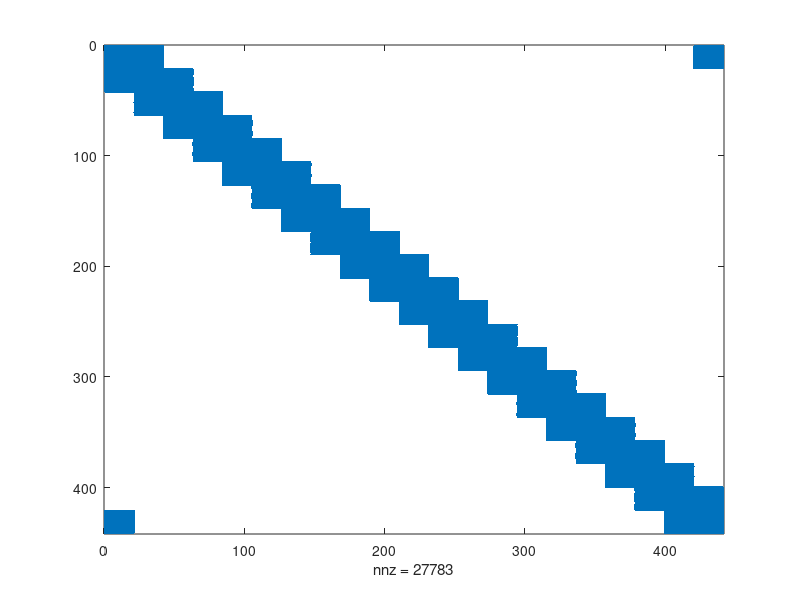

Recreate this plot in MATLAB. (Note: this script raises an error after producing the figure.)
% kPDTSP (k-vehicle, k-depot)
clear all;close all;clc

k = 1;
n = 10;             % number of custumers(n) this needs to be divisible by the number k
q = 5;              % capacity    
rng('shuffle');     % random seed: shuffle
alph = 0.6;
beta = 1.1;
% generate random vehicle, customer pickup and delivery locations from [0,1]x[0,1]
% vehicle node: 1
% pick-up nodes: 2,...,n+1
% delivery nodes: n+2,...,2n+1
vert = rand(2*n+k,2);
% load('matlab.mat');
v = size(vert,1);        % number of vertices |V| = 2n + 1

% cost matrix (c)
c = zeros(v,v);
for i = 1:size(c,1)
    for j = 1:size(c,2)
        c(i,j) = norm(vert(i,:)-vert(j,:));
    end
end
% c = c + eye(v); % add identity to prevent zeros from appearing in the diagonal

% make c PSD...
for i = 1:size(c,1)
    sum_c(i) = 0;
    for j = 1:size(c,2)
        sum_c(i) = sum_c(i) + abs(c(i,j));
    end
    c(i,i) = c(i,i) + beta * sum_c(i);
    cM(i) = c(i,i);
end
all(eig(c)>=0)  % check if c is PSD
% adjacency matrix for a default tour: 1->2->3->..->2n->2n+1
A0 = eye(2*n+k);
A0 = [A0(k+1:2*n+k,:);A0(1:k,:)] + alph*eye(v); % added identity to prevent zeros from appearing in the diagonal

% d(i) = +1 (pickup), -1 (deliver)
d = [zeros(k,1);ones(n,1);-ones(n,1)];

Q = zeros(v^2,v^2);
for i = 1:v
    Q((i-1) * v + 1:(i-1) * v + v,(i-1) * v + 1:(i-1) * v + v) = c;
end
for i = 1:v-((k-1)+1)
    Q(i*v+v*(k-1)+1:i*v+v*(k-1)+v,(i-1)*v+1:(i-1)*v+v) = c/2;
    Q((i-1)*v+1:(i-1)*v+v,i*v+v*(k-1)+1:i*v+v*(k-1)+v) = c/2;
end

for i = 1:k
    Q((v-(k-i+1))*v +1:(v-(k-i+1))*v +v,(i-1)*v+1:(i-1)*v+v) = c/2;
    Q((i-1)*v+1:(i-1)*v+v,(v-(k-i+1))*v +1:(v-(k-i+1))*v +v) = c/2;
end

all(eig(Q)>0)
figure,
spy(Q)
% TASK I: VECTORIZE CONSTRAINTS....

%% interger programming....


x = binvar(v^2,1);
X = reshape(x,v,v)';
xx = reshape(X,v^2,1);
y = intvar(v,1);
% F = [Acap*xx <=bcap, Apre * xx <= bpre, X * ones(v,1)==ones(v,1),X'*ones(v,1) == ones(v,1),X(v,1) == 1];
F = [];
Lt = tril(ones(v,v));
for i = 1:k
    L{i} = zeros(v,v);
    for j = 1:floor((v-i)/k)+1
        i;
        L{i}((j-1)*k+i,:) = Lt(j,:);
    end
end
for i = 1:length(L)
    F = [F,L{i}*X*d <= k*q];
end
F = [F, X * ones(v,1)==ones(v,1),X'*ones(v,1) == ones(v,1)];
for i = 1:k
    F = [F,X(v-i+1,k-i+1) == 1];
end
N = 1:1:v;
for i = 1:n
    eini = zeros(1,v);
    eini(i+k) = 1;
    eini(i+n+k) = -1;
    F = [F,N*X*eini' <= 0];
%     F = [F,N*X*eini' == y(i)*k];
end

obj =x'*Q*x;
ops = sdpsettings('verbose',1);
optimize(F,obj,ops)

% generate the optimal tour from x
solution = reshape(value(xx),[size(c,1),size(c,2)]);
tour = round(solution*[1:v]');
tour = [1:k, tour']


% draw graph, and optimal tour
figure,
plot(vert(:,1),vert(:,2),'ok','MarkerSize',10,'LineWidth',2); hold on;


for i = 1:k
    for j = 1:(v-k)/k + 1
        dif = vert(tour(k*(j)+i),:)-vert(tour(k*(j-1)+i),:);
        quiver(vert(tour(k*(j-1)+i),1),vert(tour(k*(j-1)+i),2),0.1*dif(1)/norm(dif),0.1 *dif(2)/norm(dif),0, 'MaxHeadSize', 1/norm(dif),'LineWidth',2);hold on;
        line([vert(tour(k*(j-1)+i),1) vert(tour(k*(j)+i),1)],[vert(tour(k*(j-1)+i),2) vert(tour(k*(j)+i),2)],'Color','black');hold on;   
    end
end

for i = 1:size(vert,1)
    if (mod(i-k,n)) == 0 && i > k
        prtVal = n;
    elseif i <= k
        prtVal = i;
    else
        prtVal = mod(i-k,n);
    end
    if i <=k
        str = 'th Car';
        col = 'black';
    elseif i <= n+k
        str = 'P';
        col = 'red';
    else
        str = 'D';
        col = 'blue';
    end
    text(vert(i,1)+0.02,vert(i,2)+0.02, sprintf('%.0f %s',prtVal,str),'Color',sprintf('%s',col),'FontSize',16);
end

axis('equal');
axis([0 1 0 1]);
set(gca,'FontSize',16);
% 
% % plot constraint#1
% figure,
% plot(1:v,Acap*value(xx),'bo-','MarkerSize',10,'LineWidth',2);
% hold on;
% line([0 v],[q,q],'Color','r','LineWidth',2);
% set(gca,'FontSize',16);
% xlabel('sequence');
% ylabel('# of customers in the vehicle')
% 
% % plot constraint#2
% figure,
% out = Apre*value(xx);
% 
% plot(1:n,out,'s-b','MarkerSize',10,'LineWidth',2);
% line([0 n],[0,0],'Color','r','LineWidth',2);
% set(gca,'FontSize',16);
% xlabel('custumer ID');
% ylabel('precedence')


